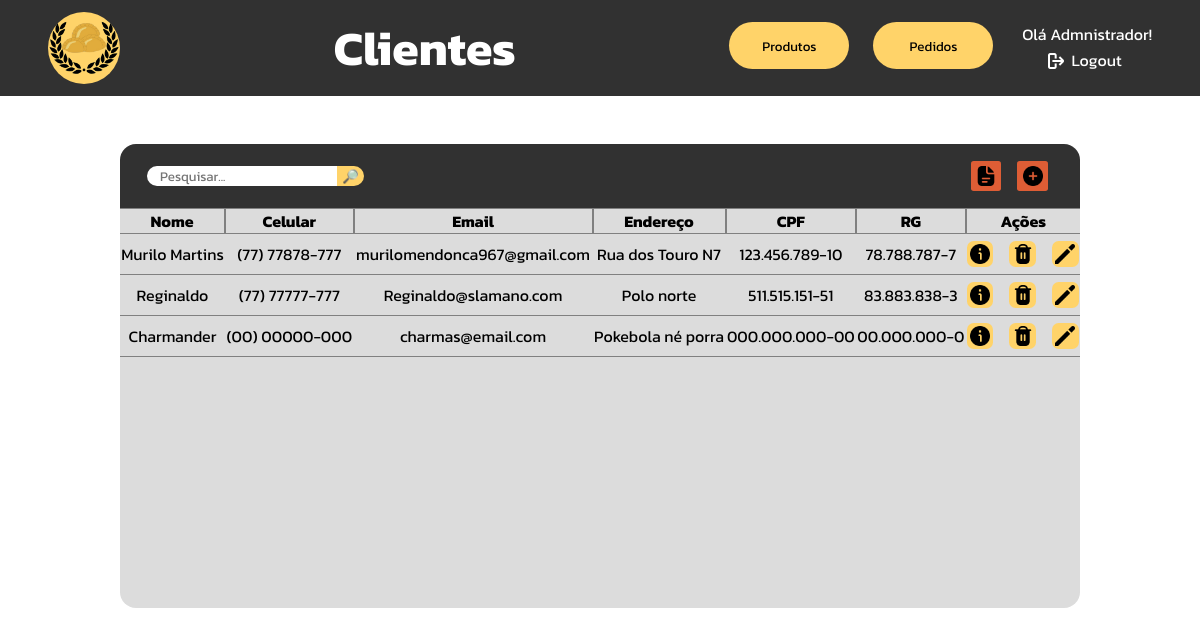
The page /php/tabelaClientes.php (signed in) on the database its author committed.
### tables this page shows
CREATE TABLE IF NOT EXISTS `clientes` (
  `cli_id` int NOT NULL AUTO_INCREMENT,
  `cli_nome` varchar(70) NOT NULL,
  `cli_cel` varchar(14) NOT NULL,
  `cli_email` varchar(100) NOT NULL,
  `cli_endereco` varchar(100) NOT NULL,
  `cli_cpf` varchar(14) NOT NULL,
  `cli_rg` varchar(12) NOT NULL,
  `cli_descricao` varchar(1000) NOT NULL,
  PRIMARY KEY (`cli_id`)
);

### php/tabelaClientes.php (the view, shortened to what this page needs)
<?php
    function table($search){
        include "utilities/mysql_connect.php";
        $query = mysqli_query($connection, "select cli_nome,cli_cel,cli_email,cli_endereco,cli_cpf,cli_rg, cli_id from clientes where cli_nome like \"%$search%\";");
        while($output = mysqli_fetch_array($query)){
            echo"<tr class='normal-row'>";
            echo"<td>$output[0]</td>";
            echo"<td>$output[1]</td>";
            echo"<td>$output[2]</td>";
            echo"<td>$output[3]</td>";
            echo"<td>$output[4]</td>";
            echo"<td>$output[5]</td>";
            echo"<td><div style='display: flex; justify-content: center; gap: 1em;'>";
            echo"<form action='tabelaClientes.php' method='post'><input type='hidden' name='id_info' value='$output[6]'><button name='get_info' type='submit'><img src='../images/icons/info.png'></button></form>";
            echo"<form action='tabelaClientes.php' method='post'><input type='hidden' name='id_delete-confirmar' value='$output[6]'><button name='delete' type='submit'><img src='../images/icons/delete.png'></button></form>";
            echo"<form action='tabelaClientes.php' method='post'><input type='hidden' name='id_edit' value='$output[6]'><button name='edit' type='submit'><img src='../images/icons/edit.png'></button></form>";
            echo"</div></td></tr>";
        }
    }
?>
<!DOCTYPE html>
<html lang="pt-br">
<head>
    <link rel="stylesheet" href="../css/tabelaClientes.css">
</head>
<body>
    <div class="navbar">
        <a href="adm_dashboard.php">
        <div class="logo"></div>
        </a>
        <h1>Clientes</h1>
        <div class="menu">
            <a href="tabelaProdutos.php"><button>Produtos</button></a>
            <button>Pedidos</button>
            <div class="user-area">
                <?php
                    $username = $_SESSION['username'];
                    echo"<p>Olá $username!</p>";
                ?>
                <a href="sessionEnded.php"><div class="logout"><img src="../images/icons/logout.png"><p>Logout</p></div></a>
            </div>
        </div>
    </div>
    <div class="center">
        <div class="table-header">
            <form action="tabelaClientes.php" method="post" id="searchbox">
                <input type="text" placeholder="Pesquisar..." name="search" id="searchbar">
                <input type="submit" value="🔎︎">
            </form>
            <div id="menu">
                <button onclick=""><img src="../images/icons/report.png"></button>
                <form action="tabelaClientes.php" method="post">
                    <button><img src="../images/icons/plus.png"></button>
                </form>
            </div>
        </div>
        <div class="table-holder">
            <table>
                <tr style="position: sticky; top: 0; background-color: #dcdcdc;">
                    <th style="border-left: none;">Nome</th>
                    <th>Celular</th>
                    <th>Email</th>
                    <th>Endereço</th>
                    <th>CPF</th>
                    <th>RG</th>
                    <th style="border-right: none;">Ações</th>
                </tr>
                <?php
                     if($_SERVER['REQUEST_METHOD'] === 'POST' && isset($_POST['search'])){
                         $search = $_POST['search'];
                         table($search);
                         echo "<script>
                                 document.getElementById('searchbar').value='$search'
                                 document.getElementById('close-search').style.display = 'block'
                             </script>";
                     }else{
                         table("");
                     }
                ?>
            </table>
        </div>
    </div>
</body>
</html>

### css/tabelaClientes.css (style rules this page uses)
* { padding: 0; margin: 0; font-family: "Kanit", Arial, Helvetica, sans-serif; }
body { overflow: hidden; }
.navbar { height: 6em; background-color: #313131; display: flex; justify-content: space-between; align-items: center; padding-left: 3em; padding-right: 3em; }
.navbar h1 { color: white; font-size: 3em; }
.navbar .logo { height: 4.5em; width: 4.5em; border-radius: 3em; background-color: #FFD369; background-image: url('../images/logo.png'); background-size: contain; background-repeat: no-repeat; background-position: center center; }
.navbar .menu { display: flex; gap: 1.5em; }
.navbar .menu button { width: 9em; height: 3.5em; background-color: #FFD369; border: none; border-radius: 2em; cursor: pointer; transition: 200ms; }
.navbar .menu .user-area { display: flex; flex-direction: column; align-items: center; color: white; }
.navbar .menu .user-area p { margin-bottom: .1em; }
.navbar .menu .user-area .logout { display: flex; align-items: center; }
.navbar .menu .user-area a { text-decoration: none; color: white; }
.navbar .menu .user-area p { margin-left: .3em; }
.navbar .menu .user-area .logout img { width: 1em; height: 1em; filter: invert(100%); margin-right: .2em; }
.center { height: calc(100vh - 6em); display: flex; justify-content: start; align-items: center; flex-direction: column; }
.table-header { margin-top: 3em; width: 60em; height: 4em; background-color: #313131; border-radius: 1em 1em 0 0; display: flex; justify-content: space-between; align-items: center; }
.table-header #searchbox { display: flex; align-items: center; justify-content: center; width: fit-content; }
.table-header #searchbox input[type="text"] { margin-left: 2em; padding-left: 1em; padding-right: 1em; border: none; border-radius: 1em 0 0 1em; }
.table-header #searchbox input[type="submit"] { border: none; background-color: #FFD369; width: 2em; border-radius: 0 1em 1em 0; cursor: pointer; }
.table-header #menu { margin-right: 2em; display: flex; justify-content: center; align-items: center; gap: 1em; }
.table-header #menu button { width: 2.3em; height: 2.3em; border: none; border-radius: .2em; cursor: pointer; background-color: #DE5D35; display: flex; align-items: center; justify-content: center; transition: 200ms; }
.table-header #menu button img { width: 1.5em; height: 1.5em; }
.table-holder { width: 60em; height: 25em; background-color: #dcdcdc; border-radius: 0 0 1em 1em; overflow-y: scroll; }
.table-holder table { width: 60em; border-spacing: 0; text-align: center; }
.table-holder table th { border: .1em solid grey; }
.table-holder table td { border-bottom: .1em solid grey; }
.table-holder table button { width: 2em; height: 2em; margin-top: .5em; margin-bottom: .5em; border: none; border-radius: .5em; cursor: pointer; display: flex; align-items: center; justify-content: center; background-color: #FFD369; transition: 200ms; }
.table-holder table button img { width: 1.5em; height: 1.5em; }

### rows shown on the page
clientes: cli_nome "Murilo Martins", cli_cel "(77) 77878-777", cli_email "murilomendonca967@gmail.com", cli_endereco "Rua dos Touro N7", cli_cpf "123.456.789-10", cli_rg "78.788.787-7"
clientes: cli_nome "Reginaldo", cli_cel "(77) 77777-777", cli_email "Reginaldo@slamano.com", cli_endereco "Polo norte", cli_cpf "511.515.151-51", cli_rg "83.883.838-3"
clientes: cli_nome "Charmander", cli_cel "(00) 00000-000", cli_email "charmas@email.com", cli_endereco "Pokebola né porra", cli_cpf "000.000.000-00", cli_rg "00.000.000-0"

### other values the page prints
$username "Admnistrador"
